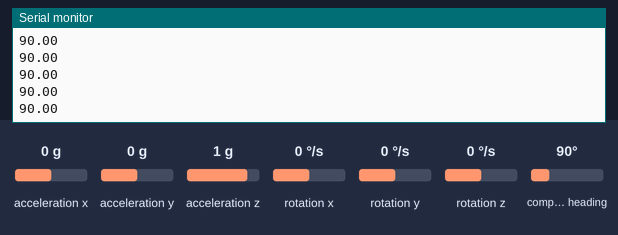
The sketch below on a simulated Arduino Uno, built with avr-gcc and run on an emulated ATmega328P. On the bench: the last lines printed to the serial monitor. The test bench sets the inputs (shaded band); at power-on: compass heading 90°, acceleration x 0 g, acceleration y 0 g, acceleration z 1 g, rotation x 0 °/s, rotation y 0 °/s, rotation z 0 °/s.

Above: at 1.2 s.
1.3 s: compass heading set to 7°
At 1.33 s:
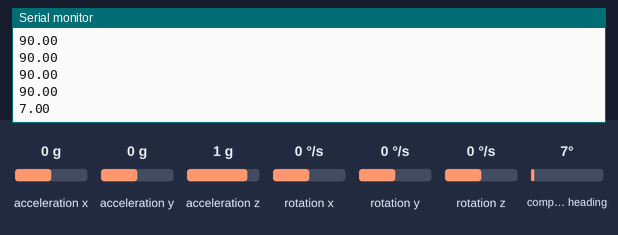
2.8 s: compass heading set to 180°
At 2.86 s:
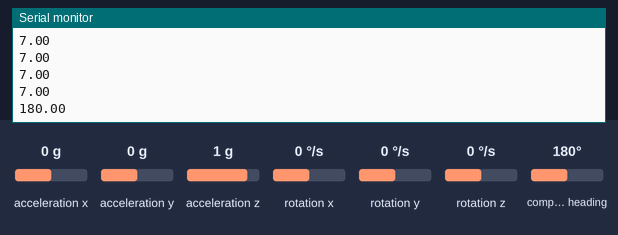
Timing chart, 0 to 5.8 s (numbered marks = the images above; inputs shaded):
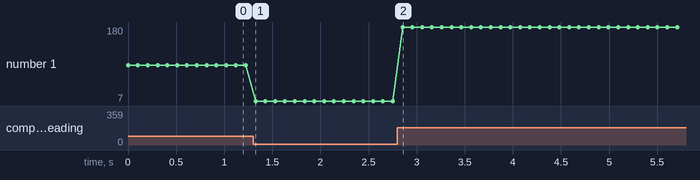

The sketch:

Heading.ino
```cpp
#include <Wire.h>
#include <LSM303.h>

LSM303 compass;

void setup() {
  Serial.begin(9600);
  Wire.begin();
  compass.init();
  compass.enableDefault();

  /*
  Calibration values; the default values of +/-32767 for each axis
  lead to an assumed magnetometer bias of 0. Use the Calibrate example
  program to determine appropriate values for your particular unit.
  */
  compass.m_min = (LSM303::vector<int16_t>){-1252,   -988,  +2145};
  compass.m_max = (LSM303::vector<int16_t>){+680,   +899,  +2691};
}

void loop() {
  compass.read();

  /*
  When given no arguments, the heading() function returns the angular
  difference in the horizontal plane between a default vector and
  north, in degrees.

  The default vector is chosen by the library to point along the
  surface of the PCB, in the direction of the top of the text on the
  silkscreen. This is the +X axis on the Pololu LSM303D carrier and
  the -Y axis on the Pololu LSM303DLHC, LSM303DLM, and LSM303DLH
  carriers.

  To use a different vector as a reference, use the version of heading()
  that takes a vector argument; for example, use

    compass.heading((LSM303::vector<int>){0, 0, 1});

  to use the +Z axis as a reference.
  */
  float heading = compass.heading();

  Serial.println(heading);
  delay(100);
}
```

Measured:
- after the input at 1.3 s, the serial monitor: prints a new line at once (image 1)
- after the input at 2.8 s, the serial monitor: prints a new line after 0.05 s (image 2)
- plotted number 1: 90 → 7 after the input at 1.3 s, 7 → 180 after the input at 2.8 s
